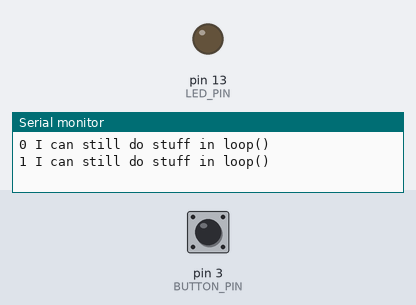
Bench run of a sketch on a simulated Arduino Uno, built with avr-gcc and run on an emulated ATmega328P. On the bench: output pins drawn as LEDs (lit = HIGH), the last lines printed to the serial monitor. The test bench sets the inputs (shaded band); at power-on: pin 3 (BUTTON_PIN) LOW.

Above: at 1.2 s.
1.3 s: pin 3 (BUTTON_PIN) pulled HIGH for 0.15 s
At 1.37 s:
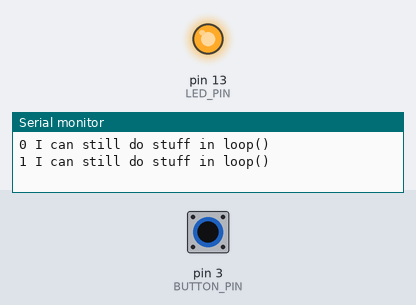
2.9 s: pin 3 (BUTTON_PIN) pulled HIGH for 3.2 s
At 6.5 s:
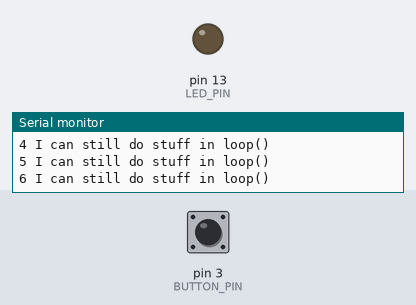
Timing chart, 0 to 8.0 s (numbered marks = the images above; inputs shaded):
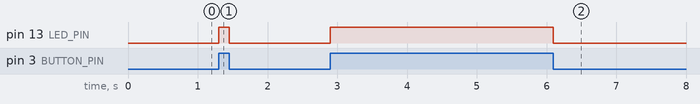

The sketch:

BlinkyButtonTimer.ino
```cpp
#include <TimerOne.h>

#define LED_PIN 13
#define BUTTON_PIN 3

void pollButton() {
    if (digitalRead(BUTTON_PIN) == HIGH) {
        digitalWrite(LED_PIN, HIGH);
    } else {
        digitalWrite(LED_PIN, LOW);
    }
}

void setup() {
    pinMode(LED_PIN, OUTPUT);
    pinMode(BUTTON_PIN, INPUT);
    Timer1.initialize(1000);
    Timer1.attachInterrupt(pollButton);
    Serial.begin(9600);
}

int number = 0;

void loop() {
  Serial.print(number++);
  Serial.println(" I can still do stuff in loop()");
  delay(1000);
}
```

Measured:
- after the input at 1.3 s, pin 13 (LED_PIN): LOW → HIGH at once, → LOW 0.15 s later
- after the input at 2.9 s, pin 13 (LED_PIN): LOW → HIGH at once, → LOW 3.2 s later
